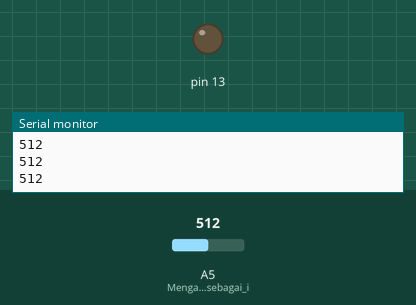
A sketch run on a simulated Arduino Uno, built with avr-gcc and run on an emulated ATmega328P. Shown: output pins drawn as LEDs (lit = HIGH), the last lines printed to the serial monitor. The test bench sets the inputs (shaded band); at power-on: A5 (Mengatur_pin_A5_sebagai_i) = 512.

Above: at 1.3 s.
1.4 s: A5 (Mengatur_pin_A5_sebagai_i) set to 53
3.2 s: A5 (Mengatur_pin_A5_sebagai_i) set to 46
At 5.1 s:
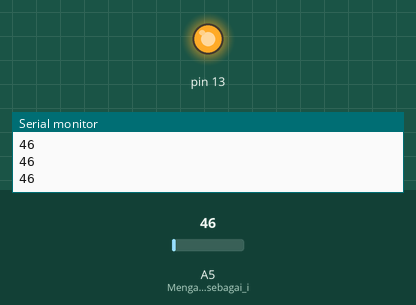
5.5 s: A5 (Mengatur_pin_A5_sebagai_i) set to 122
At 6.7 s:
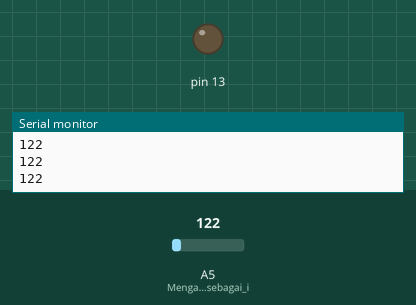
7.5 s: A5 (Mengatur_pin_A5_sebagai_i) set to 40
At 9.4 s:
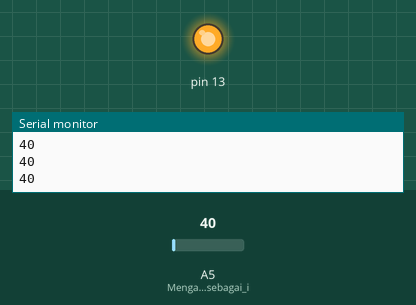
Timing chart, 0 to 10.5 s (numbered marks = the images above; inputs shaded):
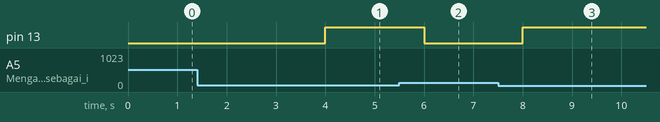

The sketch:

lampu-otomatis-pada-gelap-standar-led-builtin.ino
```cpp
/***
Kode ini digunakan untuk membaca nilai dari sensor cahaya yang terhubung ke pin analog A5 dan mengontrol LED bawaan (LED_BUILTIN) berdasarkan nilai cahaya yang diterima. LED akan menyala jika nilai cahaya di bawah 50 dan mati jika nilai cahaya di atas atau sama dengan 50.
*/

void setup() {
Serial.begin(9600);           // Menginisialisasi komunikasi serial pada baud rate 9600 bps. Ini digunakan untuk mengirim data ke komputer untuk pemantauan nilai cahaya.
pinMode(LED_BUILTIN,OUTPUT);  // Mengatur pin LED_BUILTIN atau pin 13 Pada digital PWM sebagai output.
pinMode(A5, INPUT);           // Mengatur pin A5 sebagai input untuk membaca nilai dari sensor cahaya.
}

void nyalakan(int nilai){
  if(nilai < 50){
    digitalWrite(LED_BUILTIN, HIGH); //Menyalakan lampu LED_BUILTIN atau pin 13 Pada digital PWM
  } else {
    digitalWrite(LED_BUILTIN, LOW); //Mematikan lampu LED_BUILTIN atau pin 13 Pada digital PWM
  };
}

void loop() {
  int nilai_cahaya = analogRead(A5); //Membaca nilai analog dari pin A5 (sensor cahaya) dan menyimpannya dalam variabel nilai_cahaya.
  Serial.println(nilai_cahaya); // Mengirim nilai cahaya yang dibaca ke monitor serial untuk pemantauan.
  delay(500);
  nyalakan(nilai_cahaya); //  Fungsi ini mengontrol status LED berdasarkan nilai cahaya yang diterima. Jika nilai kurang dari 50, LED akan dinyalakan (HIGH), jika tidak, LED akan dimatikan (LOW).
}
```

Measured:
- the behaviour switches between 50 and 49 on A5 (Mengatur_pin_A5_sebagai_i) (found by bisection; images 0 and 1)
- after the input at 3.2 s, pin 13: LOW → HIGH after 0.80 s
- after the input at 5.5 s, pin 13: HIGH → LOW after 0.50 s
- after the input at 7.5 s, pin 13: LOW → HIGH after 0.50 s
